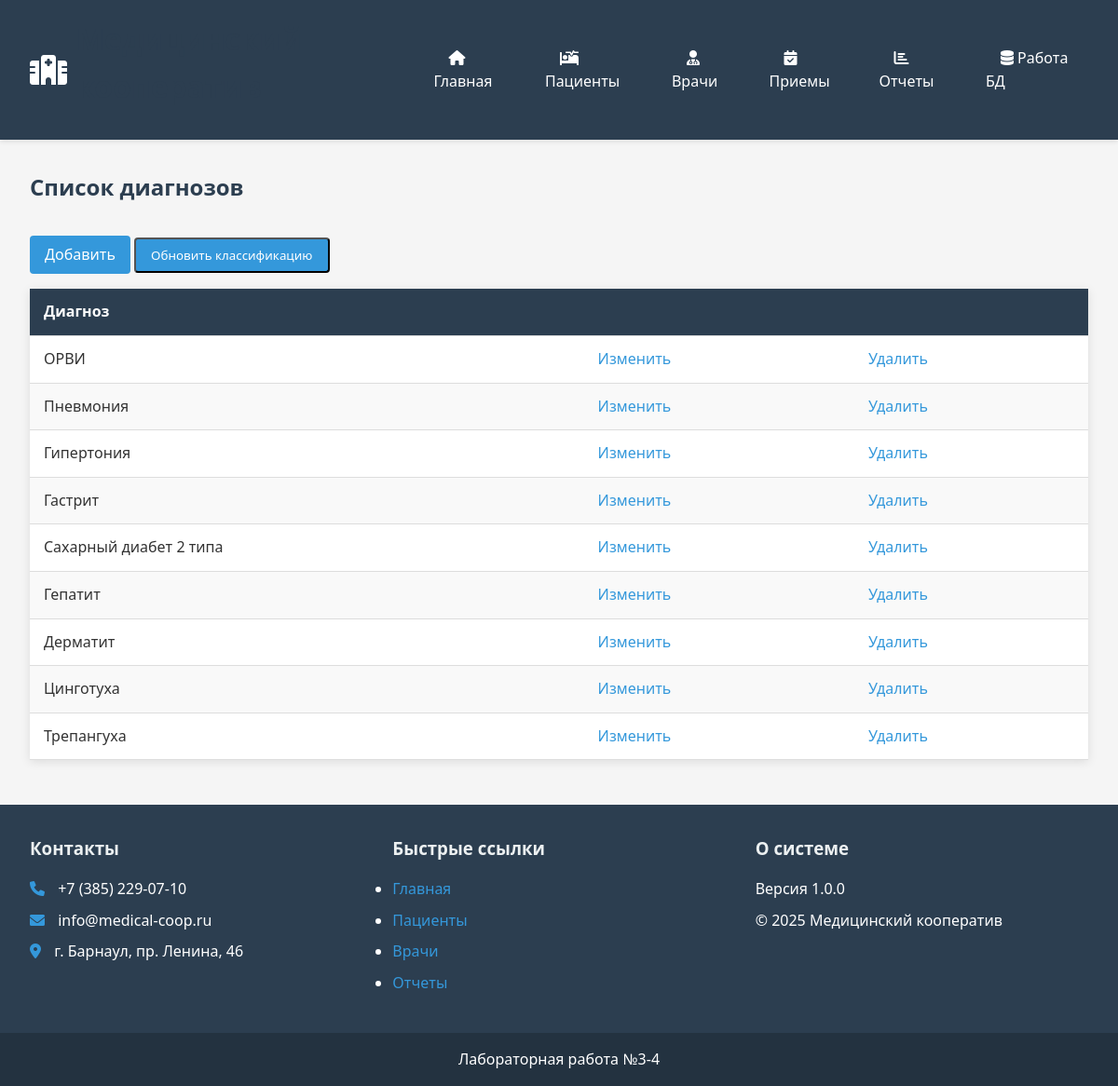
/pages/diagnosis/diagnosis.php, run on the app's committed database.
### tables this page shows
CREATE TABLE `diagnosis` (
  `id` int(11) NOT NULL,
  `string` varchar(50) DEFAULT NULL
);

### pages/diagnosis/diagnosis.php (the view, shortened to what this page needs)
<?php
require_once '../../includes/header.php';
require_once '../../includes/config.php';
$sql = "SELECT * FROM diagnosis";
$result = $conn->query($sql);
?>
<h2>Список диагнозов</h2>
<a class="btn" href="pages/diagnosis/diagnosis_insert.php">Добавить</a>
<form method="post" action="pages/diagnosis/update_diagnoses.php" style="display:inline;">
    <button type="submit" class="btn" onclick="return confirm('Обновить все диагнозы по новым правилам?')">
        Обновить классификацию
    </button>
</form>
<?php if ($result->num_rows > 0): ?>
    <table class="table">
        <thead>
            <tr>
                <th>Диагноз</th>
                <th colspan="2"></th>
            </tr>
        </thead>
        <tbody>
            <?php while($row = $result->fetch_assoc()): ?>
            <tr>
                <td><?= htmlspecialchars($row['string']) ?></td>
                <td>
                    <a class="button_change-update" href="pages/diagnosis/diagnosis_update.php?id=<?= $row['id'] ?>">Изменить</a>
                </td>
                <td>
                    <a class="button_change-delete" href="pages/diagnosis/diagnosis_delete.php?id=<?= $row['id'] ?>"
                    onclick="return confirm('Вы уверены, что хотите удалить?')">Удалить</a>
                </td>
            </tr>
            <?php endwhile; ?>
        </tbody>
    </table>
<?php else: ?>
    <p>Нет данных о диагнозах.</p>
<?php endif;
require_once '../../includes/footer.php';
?>

### css/style.css (style rules this page uses)
:root { --primary-color: #3498db; --secondary-color: #2980b9; --accent-color: #e74c3c; --light-color: #ecf0f1; --dark-color: #2c3e50; --success-color: #2ecc71; --warning-color: #f39c12; --danger-color: #e74c3c; }
* { margin: 0; padding: 0; box-sizing: border-box; font-family: 'Segoe UI', Tahoma, Geneva, Verdana, sans-serif; }
body { background-color: #f5f5f5; color: #333; line-height: 1.6; }
a { text-decoration: none; color: var(--primary-color); }
h1, h2, h3 { margin-bottom: 1rem; color: var(--dark-color); }
.btn { display: inline-block; background: var(--primary-color); color: white; padding: 0.5rem 1rem; border-radius: 4px; margin-top: 1rem; transition: background-color 0.3s; }
.table { width: 100%; border-collapse: collapse; margin: 1rem 0; background: white; box-shadow: 0 2px 10px rgba(0,0,0,0.1); }
.table th, .table td { padding: 12px 15px; text-align: left; border-bottom: 1px solid #ddd; }
.table th { background-color: var(--dark-color); color: white; }
.table tr:nth-child(even) { background-color: #f9f9f9; }

### data on the page
diagnosis: string "ОРВИ"
diagnosis: string "Пневмония"
diagnosis: string "Гипертония"
diagnosis: string "Гастрит"
diagnosis: string "Сахарный диабет 2 типа"
diagnosis: string "Гепатит"
diagnosis: string "Дерматит"
diagnosis: string "Цинготуха"
diagnosis: string "Трепангуха"
